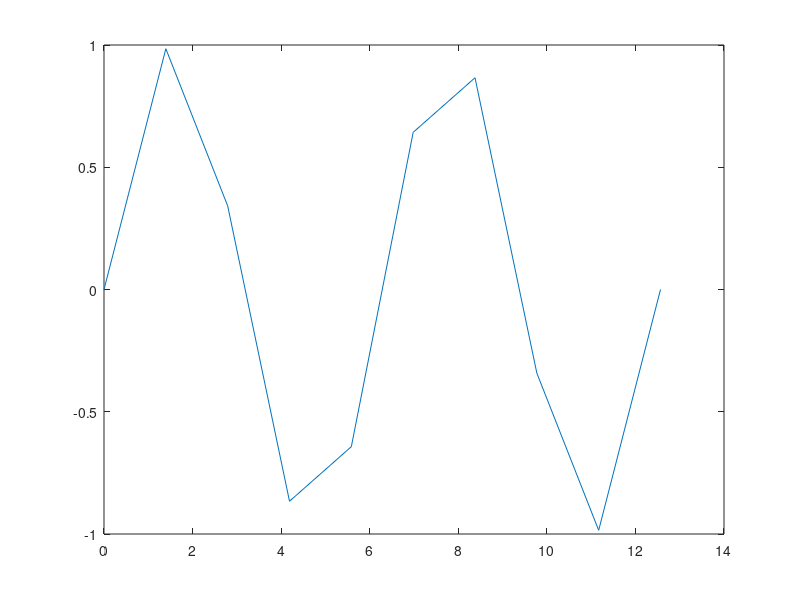

Here is the MATLAB script that generated this plot:
a = 10 
c = 1.3 * 45 - 2 * a 
cooldude = 13/3  


row = [ 1 2 3.2 4 6 5.4];
row = [ 1,2,4,7,4.3,1.1];
col = [ 1; 2; 3.2; 4; 6; 5.4] ;

a = [ 1 2 3; 4 5 6; 7 8 9];

7/45 ;
4^2 ;
((2+3)*3)^0.1 ;

x = linspace(0, 4*pi,10)
y = sin(x)
plot(y)
plot(x,y)
